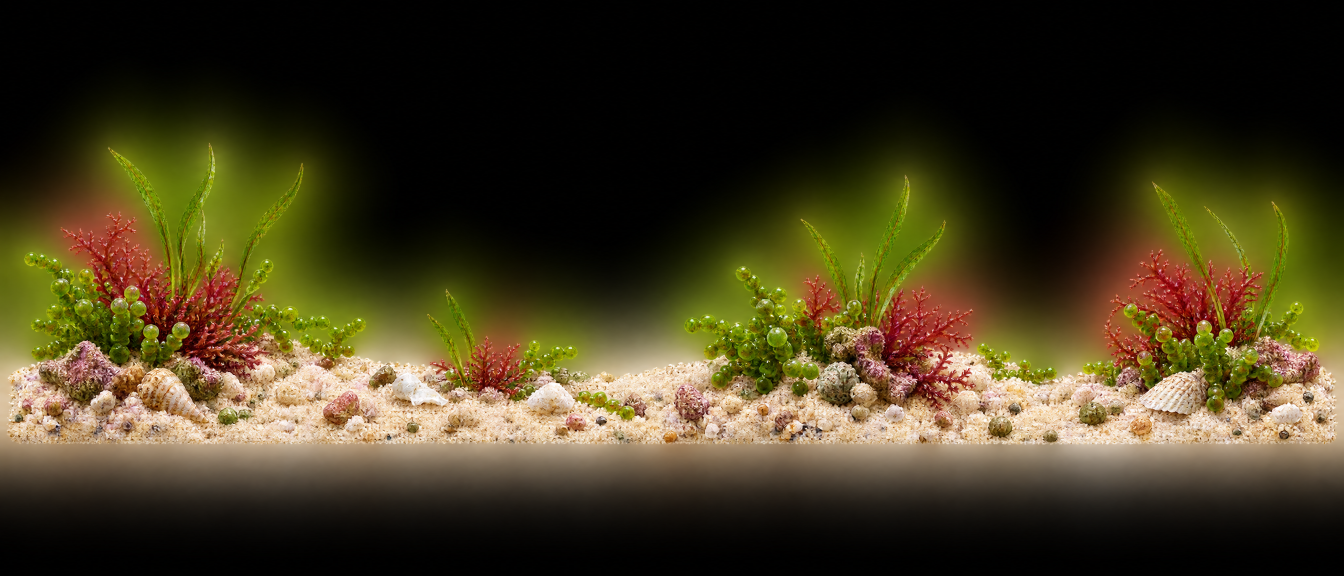
#> input picture assets/source/decor/sand_lip.png, 2688 x 1152 px (shown at 1/2 size)
$ python -i reef_decor.py   (imports and definitions only)
#> lines starting #> are read from the running program, lines starting #| are printed output that depends on the picture; after the words box and inside, x2 and y2 are one past the last pixel; in counts of white or black regions, pixels touching at a corner belong together
# /// script
# requires-python = ">=3.12"
# dependencies = ["pillow==11.3.0", "numpy==2.3.2"]
# ///
"""Reef Tank decor, night-glow and reef-extras sprites from the Higgsfield originals.

Run from anywhere: ``uv run tools/art/reef_decor.py`` (after ``tools/art/reef_fx.py``
if you also want the procedural sprites). Deterministic, no PNG metadata.

Inputs: ``assets/source/decor/*.png`` and ``assets/source/extras/*.png`` (native-alpha
gpt_image_2_5 cutouts, see the PROVENANCE.md next to them).

Outputs:
  images/decor/   P1.7: mid coral strip as column tiles, front coral clumps, sand lip band,
                  sand-lip plant tufts, plant cluster, rock pillar
  images/night/   P3.7: half-resolution coral glow masks (backdrop, mid tiles, front clumps)
  images/extras/  P4.6: anemone body and tentacle segments, sea fan and soft coral sway
                  segments, shrimp (body + antennae, right and pre-mirrored left), crab, starfish
  docs/art/placement-proposal.json  sprite sizes, design-space placements and rig pivots

Every placement is in design pixels (1920x1080) relative to the camera Group, with the
strips authored 2560 wide (x = -320) so the foreground can drift 320 px.
"""

from __future__ import annotations

import json
from pathlib import Path
from typing import Any

import numpy as np
from numpy.typing import NDArray
from PIL import Image, ImageFilter

ROOT = Path(__file__).resolve().parents[2]
SRC = ROOT / "assets" / "source"
IMG = ROOT / "images"
DOCS = ROOT / "docs" / "art"

Float = NDArray[np.float32]

SOURCE_HAZE = 8  # generator alpha haze below this is zeroed (same rule as rig.py)
ALPHA_DUST = 3  # after resampling, alpha below this is zeroed before the tight crop

STRIP_W = 2560
STRIP_X = -320
SAND_H = 128
SAND_TOP_Y = 1080 - SAND_H  # sand band: 2560x128 at the bottom of the screen
FRONT_SCALE = 0.42  # front clumps, source px -> design px
MID_SCALE_OVERLAP = 96  # px crossfade where the two mid friezes join

placements: dict[str, Any] = {}


# ---------------------------------------------------------------- helpers


def save_png(img: Image.Image, path: Path) -> None:
    path.parent.mkdir(parents=True, exist_ok=True)
    img.save(path, format="PNG", optimize=False, compress_level=9)


def to_float(img: Image.Image) -> Float:
    return np.asarray(img.convert("RGBA"), dtype=np.float32) / 255.0


def to_image(arr: Float) -> Image.Image:
    return Image.fromarray(np.clip(np.rint(arr * 255.0), 0, 255).astype(np.uint8))


# [4 lines left out: function load, not called in this run]


def bbox(alpha: NDArray[Any], thr: float = 0.0) -> tuple[int, int, int, int]:
    ys, xs = np.nonzero(alpha > thr)
    return int(xs.min()), int(ys.min()), int(xs.max()) + 1, int(ys.max()) + 1


def trim(arr: Float) -> Float:
    x0, y0, x1, y1 = bbox(arr[..., 3])
    return arr[y0:y1, x0:x1]


# [4 lines left out: function scale, not called in this run]


def scale_by(arr: Float, s: float) -> Float:
    h, w = arr.shape[:2]
    return scale(arr, (max(1, round(w * s)), max(1, round(h * s))))


# [25 lines left out: functions bleed, finish, emit, not called in this run]


def ramp(x: Float, x0: float, x1: float) -> Float:
    return np.clip((x - x0) / (x1 - x0), 0.0, 1.0).astype(np.float32)


def place(key: str, rel: str, size: tuple[int, int], **info: Any) -> None:
    placements[key] = {"file": f"images/{rel}", "width": size[0], "height": size[1], **info}


# ---------------------------------------------------------------- P1.7 decor


# [151 lines left out: functions chunks, sand_band, mid_strip, split_clumps, front_clumps, emit_chunks and 2 more, not called in this run]


def glow_mask(arr: Float) -> Float:
    """Bright, saturated coral tissue -> fluorescent colour at full value, half resolution.

    Water blues (hue 0.53-0.66) are excluded so open water and haze never glow.
    """
    rgb_img = to_image(arr).convert("RGB")
    hsv = np.asarray(rgb_img.convert("HSV"), dtype=np.float32) / 255.0
    sat = ramp(hsv[..., 1], 0.45, 0.70)
    val = ramp(hsv[..., 2], 0.55, 0.85)
    hue = hsv[..., 0]
    not_water = 1.0 - ramp(hue, 0.51, 0.53) * (1.0 - ramp(hue, 0.66, 0.68))
    g = arr[..., 3] * sat * val * not_water
    col = hsv_to_rgb(hue, 0.70, 1.0)
    out = np.dstack([col, g]).astype(np.float32)
    h, w = arr.shape[:2]
    half = scale(out, (max(1, (w + 1) // 2), max(1, (h + 1) // 2)))
    return to_float(to_image(half).filter(ImageFilter.GaussianBlur(1.5)))


# [128 lines left out: functions glow_chunks, build_glow, segments, build_extras, not called in this run]


# Crab limbs, in source pixels of assets/source/extras/crab.png. The right side mirrors
# the left about CRAB_MID. Claws take precedence over legs; the body keeps the rest.
CRAB_MID = 2040
CRAB_CLAW = [(400, 420), (470, 372), (545, 395), (600, 460), (640, 540), (700, 590), (800, 640),
             (965, 720), (975, 925), (760, 930), (620, 890), (520, 830), (460, 770), (425, 700),
             (415, 620), (405, 540)]
CRAB_LEG_PIVOT = (520, 520)
CRAB_CLAW_PIVOT = (600, 470)


# [47 lines left out: function crab_layers, not called in this run]


OWNED = [
    "decor/mid_coral_*.png", "decor/front_coral_*.png", "decor/sand_*.png", "decor/rock_pillar.png",
    "decor/plant_cluster.png", "night/glow_*.png", "extras/*.png",
]


# [18 lines left out: function main, not called in this run]


# [2 lines not run here, left out]

>>> import cv2
>>> picture = cv2.imread('../../assets/source/decor/sand_lip.png', cv2.IMREAD_GRAYSCALE)
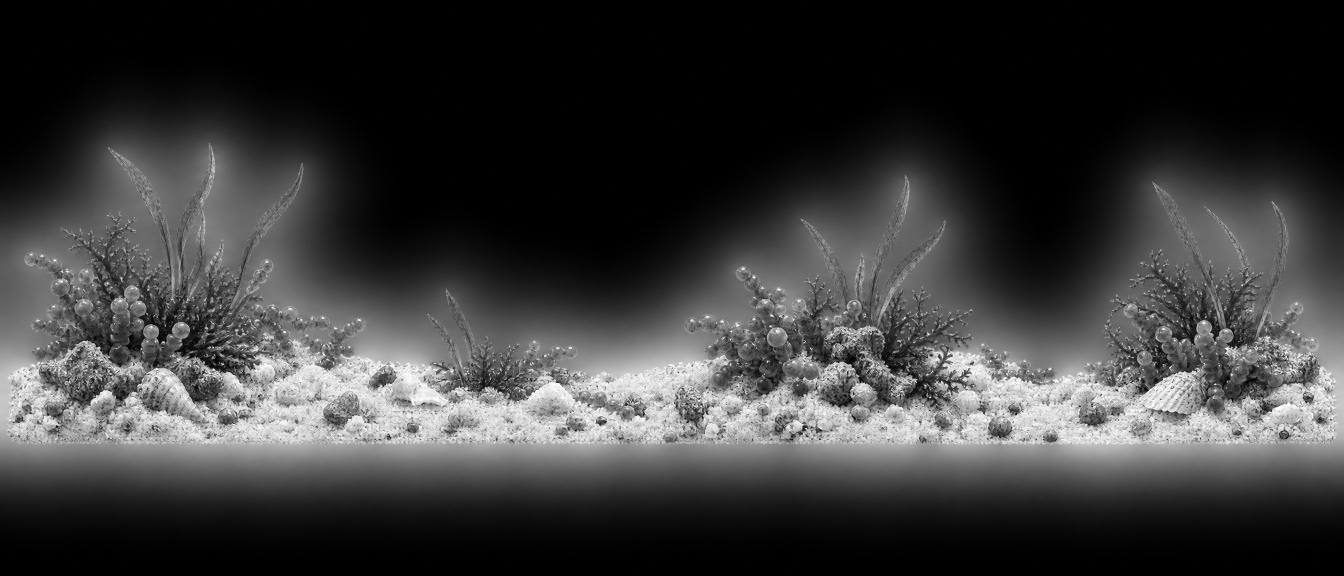
#> picture: shape (1152, 2688) (shown at 1/2 size); min 0, max 255, mean 58.1
>>> result = glow_mask(picture)
#> in to_image, `return Image.fromarray(np.clip(np.rint(arr * 255.0), 0, 255).astype(np..`:
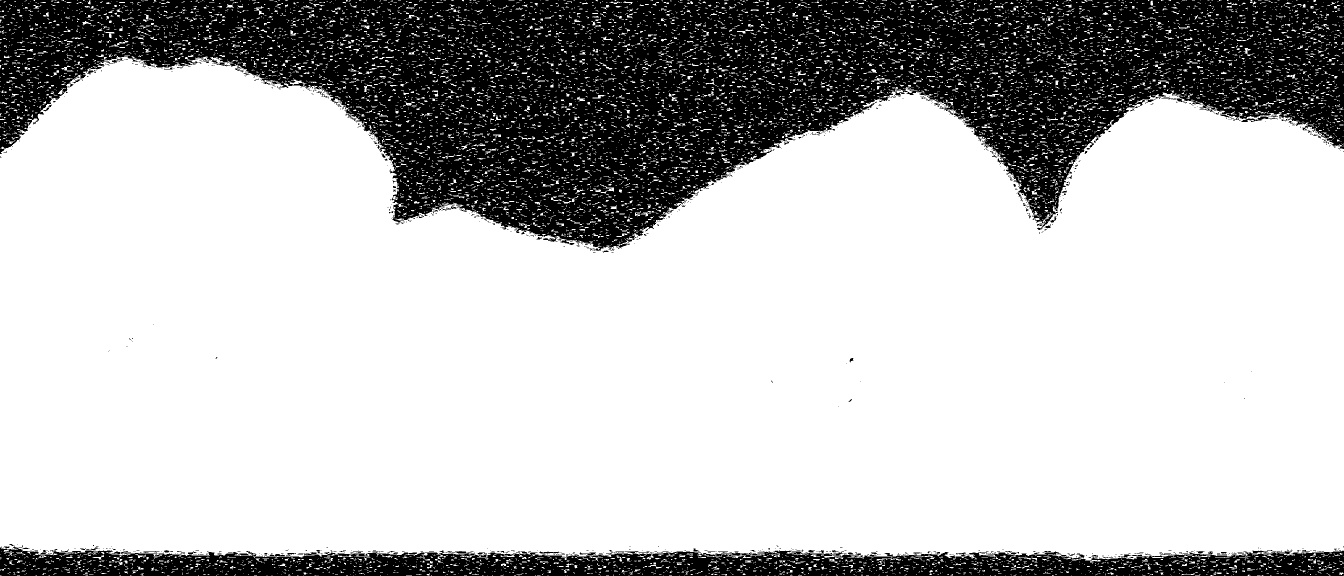
#> returned value: PIL image 2688x1152 L (shown at 1/2 size); 74.3% white; 961 black regions (871 under 20 px), largest, box (x1, y1, x2, y2) and area: (0, 0, 2688, 502) 684574, (0, 1088, 2688, 1152) 104151, (1159, 1105, 1192, 1111) 105
#> in glow_mask, `hsv = np.asarray(rgb_img.convert("HSV"), dtype=np.float32) / 255.0`:
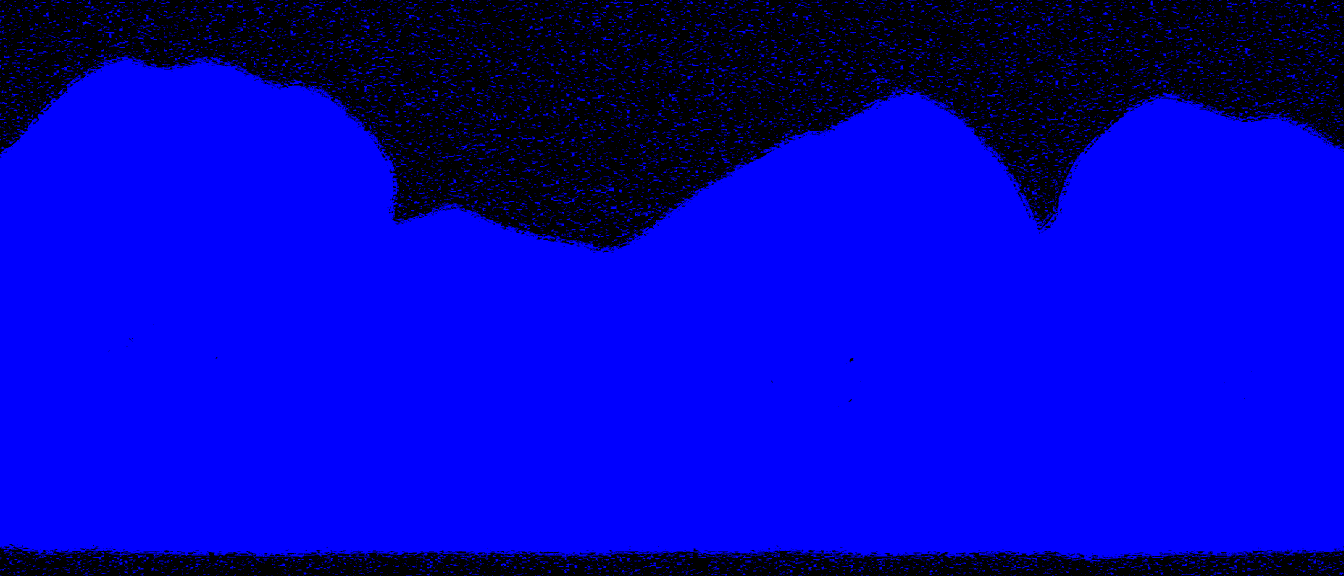
#> hsv: shape (1152, 2688, 3) float32 (shown at 1/2 size); mean R, G, B 0, 0, 0.743
#> in ramp, `return np.clip((x - x0) / (x1 - x0), 0.0, 1.0).astype(np.float32)`: returned value: shape (1152, 2688) float32; every value is 0
#> in glow_mask, `not_water = 1.0 - ramp(hue, 0.51, 0.53) * (1.0 - ramp(hue, 0.66, 0.68))`: not_water: shape (1152, 2688) float32; every value is 1
#> (the run stopped early here; a loop or call above may not have finished)

$ run again, on assets/source/runtime-masters/decor/front_coral_a0_0.png
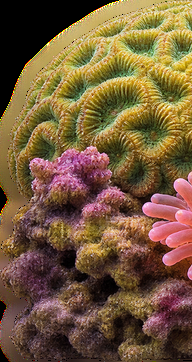
#> input picture assets/source/runtime-masters/decor/front_coral_a0_0.png, 192 x 362 px
#> in to_image, `return Image.fromarray(np.clip(np.rint(arr * 255.0), 0, 255).astype(np..`:
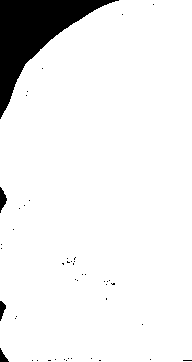
#> returned value: PIL image 192x362 L; 92.6% white; 47 black regions (43 under 20 px), largest, box (x1, y1, x2, y2) and area: (0, 0, 119, 119) 4854, (0, 187, 7, 213) 105, (0, 301, 6, 321) 72, (0, 348, 9, 362) 64
#> in glow_mask, `hsv = np.asarray(rgb_img.convert("HSV"), dtype=np.float32) / 255.0`:
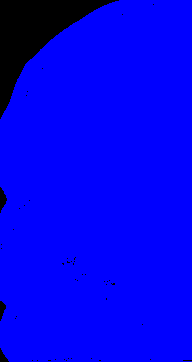
#> hsv: shape (362, 192, 3) float32; mean R, G, B 0, 0, 0.926
#> not_water: shape (362, 192) float32; every value is 1

$ run again, on assets/source/runtime-masters/extras/anemone_body.png
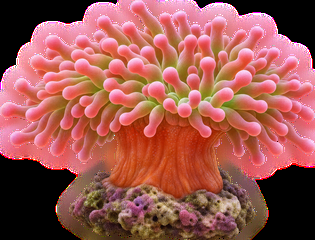
#> input picture assets/source/runtime-masters/extras/anemone_body.png, 315 x 240 px
#> in to_image, `return Image.fromarray(np.clip(np.rint(arr * 255.0), 0, 255).astype(np..`:
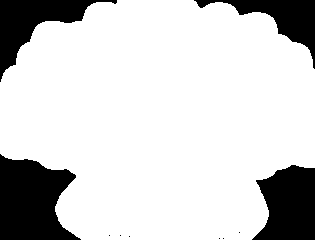
#> returned value: PIL image 315x240 L; 81.3% white; 10 black regions (6 under 20 px), largest, box (x1, y1, x2, y2) and area: (0, 154, 81, 240) 4975, (252, 165, 315, 240) 3640, (0, 0, 117, 82) 3131, (194, 0, 315, 69) 2395
#> in glow_mask, `hsv = np.asarray(rgb_img.convert("HSV"), dtype=np.float32) / 255.0`:
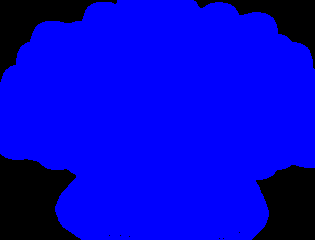
#> hsv: shape (240, 315, 3) float32; mean R, G, B 0, 0, 0.813
#> not_water: shape (240, 315) float32; every value is 1
